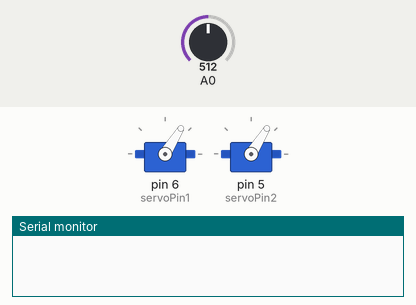
The sketch below on a simulated Arduino Uno, built with avr-gcc and run on an emulated ATmega328P. On the bench: 2 × servo, the last lines printed to the serial monitor. The test bench sets the inputs (shaded band); at power-on: A0 = 512.

Above: at 0.1 s.
At 1.4 s:
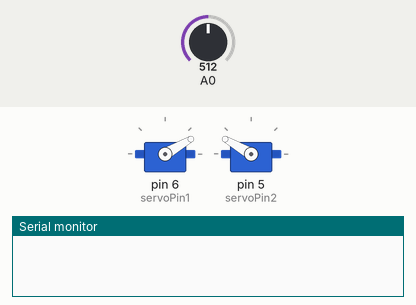
1.5 s: A0 set to 584
8.7 s: A0 set to 617
At 11.3 s:
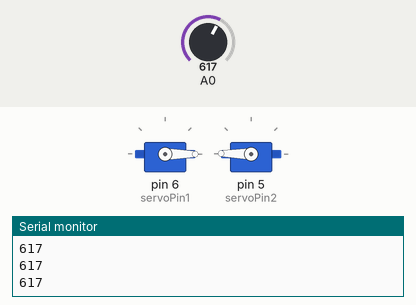
Timing chart, 0 to 12.8 s (numbered marks = the images above; inputs shaded):
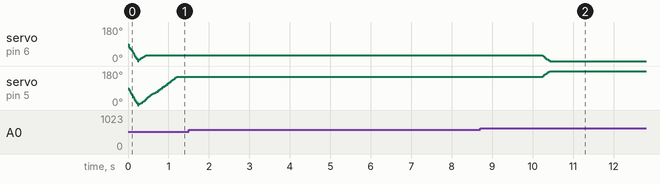

Measured:
- the behaviour switches between 599 and 600 on A0 (found by bisection; images 1 and 2)
- after the input at 8.7 s, servo on pin 6 (servoPin1): 30° → 0° after 1.5 s; servo on pin 5 (servoPin2): moves from 150° to 179° over 0.18 s, starting after 1.5 s

The sketch:

chamber.ino
```cpp
#include <VarSpeedServo.h>
VarSpeedServo myservo1;
VarSpeedServo myservo2;

const int servoPin1 = 6; // the digital pin used for the first servo
const int servoPin2 = 5;

void setup() {
  myservo1.attach(servoPin1);  // attaches the servo on pin 9 to the servo object
  myservo1.write(0,255,false); // set the intial position of the servo, as fast as possible, run in background
  myservo2.attach(servoPin2);  // attaches the servo on pin 9 to the servo object
  myservo2.write(0,255,true);  // set the intial position of the servo, as fast as possible, wait until done
  Serial.begin(9600);
}

void loop() {
   int sensorValue = analogRead(A0);

if(sensorValue  < 600){
  myservo1.write(30,100,false);
  myservo2.write(150,100,true);
  delay(3000);
}else{
  myservo1.write(0,100,false);
  myservo2.write(179,100,true);

}

 Serial.println(sensorValue);
}
```
